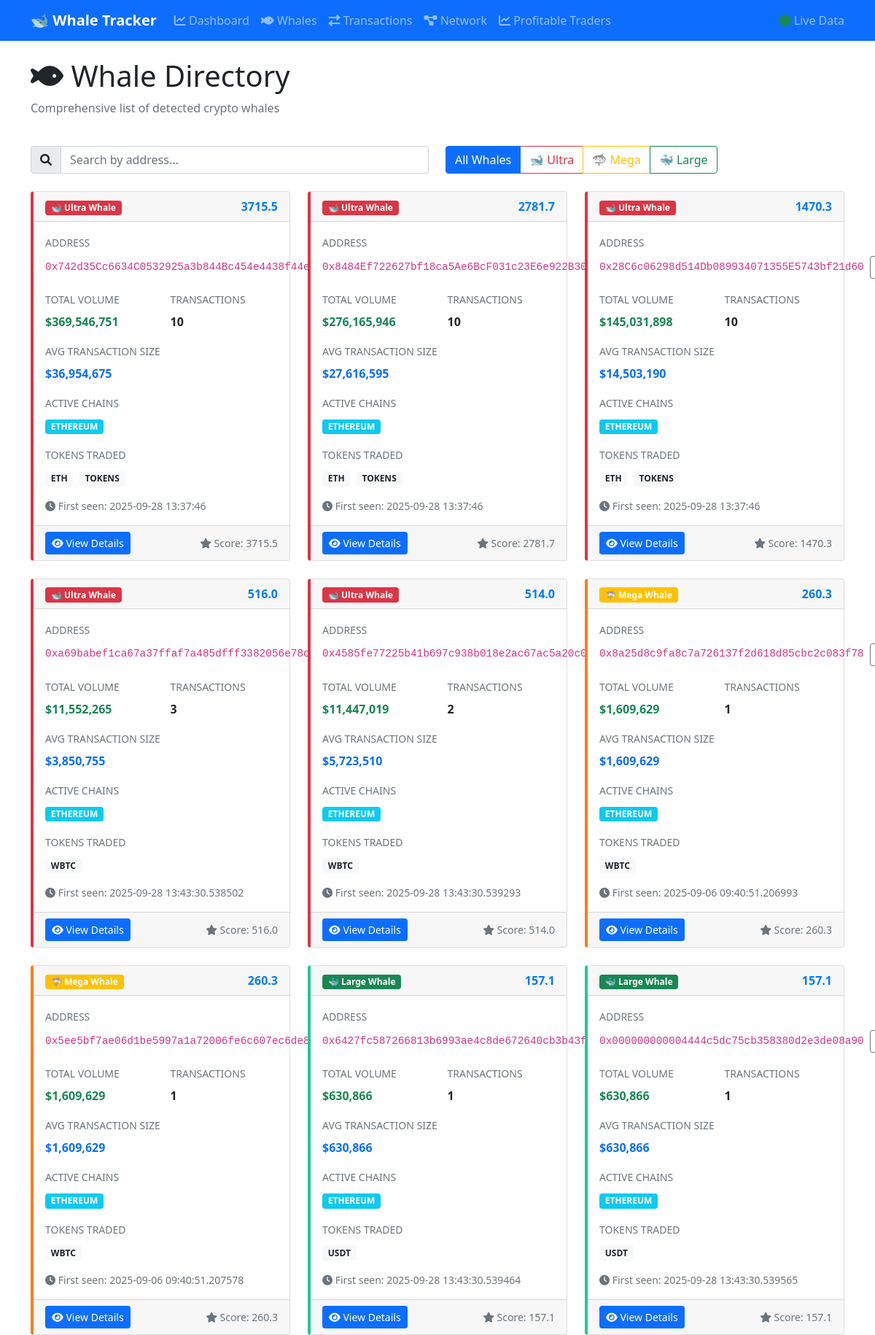
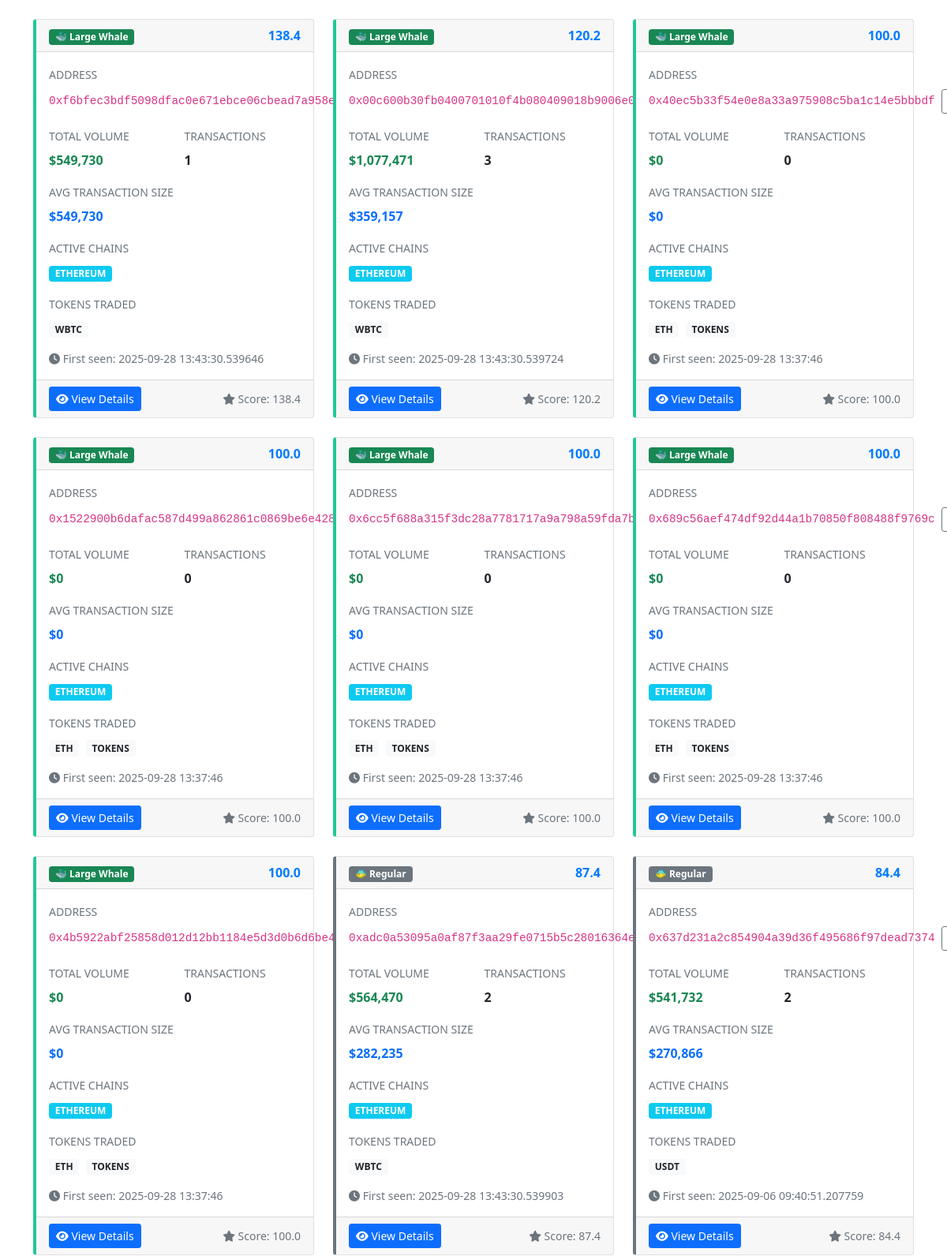
Screenshot of /whales (upper part) with the database file from the repository (2 pictures, top to bottom).
### tables this page shows
CREATE TABLE whale_addresses (
                    address TEXT PRIMARY KEY,
                    first_seen TIMESTAMP,
                    last_seen TIMESTAMP,
                    total_volume_usd REAL DEFAULT 0,
                    transaction_count INTEGER DEFAULT 0,
                    avg_transaction_size REAL DEFAULT 0,
                    chains_active TEXT DEFAULT '[]',
                    tokens_traded TEXT DEFAULT '[]',
                    whale_score REAL DEFAULT 0,
                    labels TEXT DEFAULT '[]',
                    updated_at TIMESTAMP DEFAULT CURRENT_TIMESTAMP
                , chain TEXT DEFAULT "ethereum", sol_balance REAL DEFAULT 0, recent_activity INTEGER DEFAULT 0, is_active BOOLEAN DEFAULT 0);

### whale_web_ui.py (the view)
@app.route('/whales')
def whales_list():
    page = int(request.args.get('page', 1))
    per_page = 20
    whales = db.get_top_whales(page * per_page)
    return render_template('whales.html', whales=whales, page=page)

### whale_web_ui.py (called while the page is built)
    def get_top_whales(self, limit=50):
        with sqlite3.connect(self.db_path) as conn:
            cursor = conn.cursor()
            cursor.execute('''
                SELECT address, total_volume_usd, transaction_count, avg_transaction_size,
                       whale_score, chains_active, tokens_traded, first_seen, last_seen
                FROM whale_addresses
                ORDER BY whale_score DESC
                LIMIT ?
            ''', (limit,))
            columns = [desc[0] for desc in cursor.description]
            whales = []
            for row in cursor.fetchall():
                whale = dict(zip(columns, row))
                whale['chains_active'] = json.loads(whale['chains_active'] or '[]')
                whale['tokens_traded'] = json.loads(whale['tokens_traded'] or '[]')
                whales.append(whale)
            return whales

### templates/whales.html (shortened to what this page needs)
{% extends "base.html" %}
{% block content %}
<div class="row mb-4">
    <div class="col-12">
        <h1><i class="fas fa-fish"></i> Whale Directory</h1>
        <p class="text-muted">Comprehensive list of detected crypto whales</p>
    </div>
</div>
<div class="row mb-4">
    <div class="col-md-6">
        <div class="input-group">
            <span class="input-group-text"><i class="fas fa-search"></i></span>
            <input type="text" class="form-control" id="searchWhales" placeholder="Search by address...">
        </div>
    </div>
    <div class="col-md-6">
        <div class="btn-group" role="group">
            <label class="btn btn-outline-primary" for="filterAll">All Whales</label>
            <label class="btn btn-outline-danger" for="filterUltra">🐋 Ultra</label>
            <label class="btn btn-outline-warning" for="filterMega">🦈 Mega</label>
            <label class="btn btn-outline-success" for="filterLarge">🐳 Large</label>
        </div>
    </div>
</div>
<div class="row" id="whalesContainer">
    {% for whale in whales %}
    <div class="col-lg-6 col-xl-4 mb-4 whale-item"
         data-score="{{ whale.whale_score }}"
         data-address="{{ whale.address|lower }}">
        <div class="card whale-card h-100
            {% if whale.whale_score >= 300 %}whale-ultra
            {% elif whale.whale_score >= 200 %}whale-mega
            {% elif whale.whale_score >= 100 %}whale-large
            {% else %}whale-regular
            {% endif %}">
            <div class="card-header d-flex justify-content-between align-items-center">
                <div>
                    {% if whale.whale_score >= 300 %}
                        <span class="badge bg-danger">🐋 Ultra Whale</span>
                    {% elif whale.whale_score >= 200 %}
                        <span class="badge bg-warning">🦈 Mega Whale</span>
                    {% elif whale.whale_score >= 100 %}
                        <span class="badge bg-success">🐳 Large Whale</span>
                    {% else %}
                        <span class="badge bg-secondary">🐠 Regular</span>
                    {% endif %}
                </div>
                <div class="whale-score">{{ "%.1f"|format(whale.whale_score) }}</div>
            </div>
            <div class="card-body">
                <div class="mb-3">
                    <label class="form-label small text-muted">ADDRESS</label>
                    <div class="d-flex align-items-center">
                        <code class="address-short flex-grow-1">{{ whale.address }}</code>
                        <button class="btn btn-sm btn-outline-secondary ms-2"
                                onclick="copyAddress('{{ whale.address }}')">
                        </button>
                    </div>
                </div>
                <div class="row mb-3">
                    <div class="col-6">
                        <label class="form-label small text-muted">TOTAL VOLUME</label>
                        <div class="fw-bold text-success">
                            ${{ "{:,.0f}".format(whale.total_volume_usd) }}
                        </div>
                    </div>
                    <div class="col-6">
                        <label class="form-label small text-muted">TRANSACTIONS</label>
                        <div class="fw-bold">
                            {{ whale.transaction_count }}
                        </div>
                    </div>
                </div>
                <div class="row mb-3">
                    <div class="col-12">
                        <label class="form-label small text-muted">AVG TRANSACTION SIZE</label>
                        <div class="fw-bold text-primary">
                            ${{ "{:,.0f}".format(whale.avg_transaction_size) }}
                        </div>
                    </div>
                </div>
                <div class="mb-3">
                    <label class="form-label small text-muted">ACTIVE CHAINS</label>
                    <div>
                        {% for chain in whale.chains_active %}
                        <span class="badge bg-info me-1">{{ chain.upper() }}</span>
                        {% endfor %}
                    </div>
                </div>
                <div class="mb-3">
                    <label class="form-label small text-muted">TOKENS TRADED</label>
                    <div>
                        {% for token in whale.tokens_traded[:3] %}
                        <span class="badge bg-light text-dark me-1">{{ token }}</span>
                        {% endfor %}
                    </div>
                </div>
                {% if whale.first_seen %}
                <div class="text-muted small">
                    <i class="fas fa-clock"></i>
                    First seen: {{ whale.first_seen.split('T')[0] if whale.first_seen else 'Unknown' }}
                </div>
                {% endif %}
            </div>
            <div class="card-footer">
                <div class="d-flex justify-content-between align-items-center">
                    <a href="/whale/{{ whale.address }}" class="btn btn-primary btn-sm">
                        <i class="fas fa-eye"></i> View Details
                    </a>
                    <div class="text-muted small">
                        <i class="fas fa-star"></i> Score: {{ "%.1f"|format(whale.whale_score) }}
                    </div>
                </div>
            </div>
        </div>
    </div>
    {% endfor %}
</div>
{% endblock %}

### templates/base.html (style rules this page uses)
.whale-card { border-left: 4px solid #007bff; transition: all 0.3s; }
.whale-ultra { border-left-color: #dc3545; }
.whale-mega { border-left-color: #fd7e14; }
.whale-large { border-left-color: #20c997; }
.whale-regular { border-left-color: #6c757d; }
.address-short { font-family: monospace; font-size: 0.9em; }
.whale-score { font-weight: bold; color: #007bff; }

### rows the page displays
whale_addresses: shows "🐋 Ultra Whale", whale_score "3715.5", address "0x742d35Cc6634C0532925a3b844Bc454e4438f44e", total_volume_usd "369,546,751", transaction_count "10", avg_transaction_size "36,954,675", upper "ETHEREUM", 3 "ETH" "TOKENS", first_seen "2025-09-28 13:37:46"
whale_addresses: shows "🐋 Ultra Whale", whale_score "2781.7", address "0x8484Ef722627bf18ca5Ae6BcF031c23E6e922B30", total_volume_usd "276,165,946", transaction_count "10", avg_transaction_size "27,616,595", upper "ETHEREUM", 3 "ETH" "TOKENS", first_seen "2025-09-28 13:37:46"
whale_addresses: shows "🐋 Ultra Whale", whale_score "1470.3", address "0x28C6c06298d514Db089934071355E5743bf21d60", total_volume_usd "145,031,898", transaction_count "10", avg_transaction_size "14,503,190", upper "ETHEREUM", 3 "ETH" "TOKENS", first_seen "2025-09-28 13:37:46"
whale_addresses: shows "🐋 Ultra Whale", whale_score "516.0", address "0xa69babef1ca67a37ffaf7a485dfff3382056e78c", total_volume_usd "11,552,265", transaction_count "3", avg_transaction_size "3,850,755", upper "ETHEREUM", 3 "WBTC", first_seen "2025-09-28 13:43:30.538502"
whale_addresses: shows "🐋 Ultra Whale", whale_score "514.0", address "0x4585fe77225b41b697c938b018e2ac67ac5a20c0", total_volume_usd "11,447,019", transaction_count "2", avg_transaction_size "5,723,510", upper "ETHEREUM", 3 "WBTC", first_seen "2025-09-28 13:43:30.539293"
whale_addresses: shows "🦈 Mega Whale", whale_score "260.3", address "0x8a25d8c9fa8c7a726137f2d618d85cbc2c083f78", total_volume_usd "1,609,629", transaction_count "1", avg_transaction_size "1,609,629", upper "ETHEREUM", 3 "WBTC", first_seen "2025-09-06 09:40:51.206993"
whale_addresses: shows "🦈 Mega Whale", whale_score "260.3", address "0x5ee5bf7ae06d1be5997a1a72006fe6c607ec6de8", total_volume_usd "1,609,629", transaction_count "1", avg_transaction_size "1,609,629", upper "ETHEREUM", 3 "WBTC", first_seen "2025-09-06 09:40:51.207578"
whale_addresses: shows "🐳 Large Whale", whale_score "157.1", address "0x6427fc587266813b6993ae4c8de672640cb3b43f", total_volume_usd "630,866", transaction_count "1", avg_transaction_size "630,866", upper "ETHEREUM", 3 "USDT", first_seen "2025-09-28 13:43:30.539464"
whale_addresses: shows "🐳 Large Whale", whale_score "157.1", address "0x000000000004444c5dc75cb358380d2e3de08a90", total_volume_usd "630,866", transaction_count "1", avg_transaction_size "630,866", upper "ETHEREUM", 3 "USDT", first_seen "2025-09-28 13:43:30.539565"
whale_addresses: shows "🐳 Large Whale", whale_score "138.4", address "0xf6bfec3bdf5098dfac0e671ebce06cbead7a958e", total_volume_usd "549,730", transaction_count "1", avg_transaction_size "549,730", upper "ETHEREUM", 3 "WBTC", first_seen "2025-09-28 13:43:30.539646"
whale_addresses: shows "🐳 Large Whale", whale_score "120.2", address "0x00c600b30fb0400701010f4b080409018b9006e0", total_volume_usd "1,077,471", transaction_count "3", avg_transaction_size "359,157", upper "ETHEREUM", 3 "WBTC", first_seen "2025-09-28 13:43:30.539724"
whale_addresses: shows "🐳 Large Whale", whale_score "100.0", address "0x40ec5b33f54e0e8a33a975908c5ba1c14e5bbbdf", total_volume_usd "0", transaction_count "0", avg_transaction_size "0", upper "ETHEREUM", 3 "ETH" "TOKENS", first_seen "2025-09-28 13:37:46"
whale_addresses: shows "🐳 Large Whale", whale_score "100.0", address "0x1522900b6dafac587d499a862861c0869be6e428", total_volume_usd "0", transaction_count "0", avg_transaction_size "0", upper "ETHEREUM", 3 "ETH" "TOKENS", first_seen "2025-09-28 13:37:46"
whale_addresses: shows "🐳 Large Whale", whale_score "100.0", address "0x6cc5f688a315f3dc28a7781717a9a798a59fda7b", total_volume_usd "0", transaction_count "0", avg_transaction_size "0", upper "ETHEREUM", 3 "ETH" "TOKENS", first_seen "2025-09-28 13:37:46"
whale_addresses: shows "🐳 Large Whale", whale_score "100.0", address "0x689c56aef474df92d44a1b70850f808488f9769c", total_volume_usd "0", transaction_count "0", avg_transaction_size "0", upper "ETHEREUM", 3 "ETH" "TOKENS", first_seen "2025-09-28 13:37:46"
whale_addresses: shows "🐳 Large Whale", whale_score "100.0", address "0x4b5922abf25858d012d12bb1184e5d3d0b6d6be4", total_volume_usd "0", transaction_count "0", avg_transaction_size "0", upper "ETHEREUM", 3 "ETH" "TOKENS", first_seen "2025-09-28 13:37:46"
whale_addresses: shows "🐠 Regular", whale_score "87.4", address "0xadc0a53095a0af87f3aa29fe0715b5c28016364e", total_volume_usd "564,470", transaction_count "2", avg_transaction_size "282,235", upper "ETHEREUM", 3 "WBTC", first_seen "2025-09-28 13:43:30.539903"
whale_addresses: shows "🐠 Regular", whale_score "84.4", address "0x637d231a2c854904a39d36f495686f97dead7374", total_volume_usd "541,732", transaction_count "2", avg_transaction_size "270,866", upper "ETHEREUM", 3 "USDT", first_seen "2025-09-06 09:40:51.207759"
